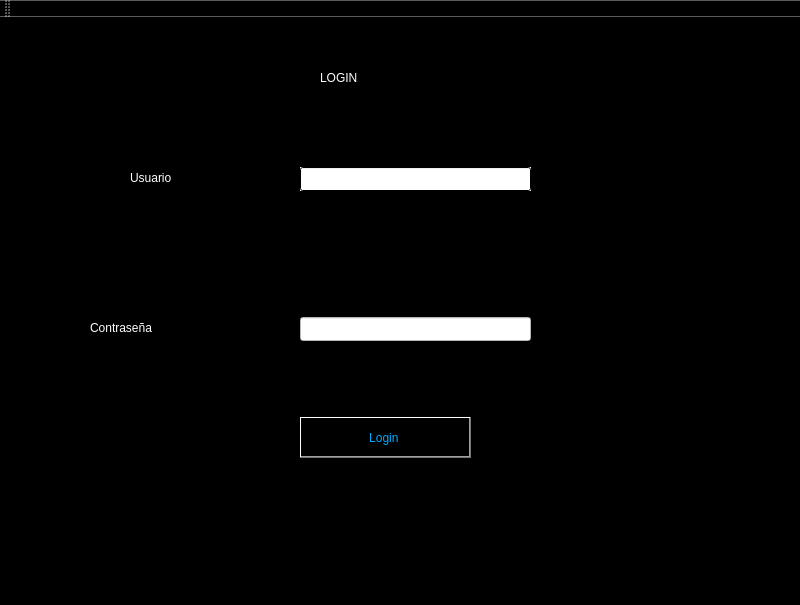
<?xml version="1.0" encoding="UTF-8"?>
<ui version="4.0">
 <class>MainWindow</class>
 <widget class="QMainWindow" name="MainWindow">
  <property name="geometry">
   <rect>
    <x>0</x>
    <y>0</y>
    <width>800</width>
    <height>605</height>
   </rect>
  </property>
  <property name="windowTitle">
   <string>MainWindow</string>
  </property>
  <property name="styleSheet">
   <string notr="true">background-color: qlineargradient(spread:pad, x1:1, y1:1, x2:1, y2:1, stop:1 rgba(0, 0, 0, 255));</string>
  </property>
  <widget class="QWidget" name="centralwidget">
   <widget class="QPushButton" name="Btn_login">
    <property name="geometry">
     <rect>
      <x>300</x>
      <y>400</y>
      <width>171</width>
      <height>41</height>
     </rect>
    </property>
    <property name="styleSheet">
     <string notr="true">font: 9pt &quot;Permanent Marker&quot;;
color:rgb(0, 170, 255);
border-color: qlineargradient(spread:pad, x1:0, y1:0, x2:0.039, y2:0, stop:0 rgba(0, 0, 0, 255), stop:1 rgba(255, 255, 255, 255));</string>
    </property>
    <property name="text">
     <string>Login </string>
    </property>
   </widget>
   <widget class="QLineEdit" name="txtuser">
    <property name="geometry">
     <rect>
      <x>300</x>
      <y>150</y>
      <width>231</width>
      <height>24</height>
     </rect>
    </property>
    <property name="styleSheet">
     <string notr="true">background-color: qlineargradient(spread:pad, x1:1, y1:1, x2:1, y2:0.977273, stop:0 rgba(0, 0, 0, 255), stop:1 rgba(255, 255, 255, 255));</string>
    </property>
    <property name="text">
     <string/>
    </property>
   </widget>
   <widget class="QLineEdit" name="txtpass">
    <property name="geometry">
     <rect>
      <x>300</x>
      <y>300</y>
      <width>231</width>
      <height>24</height>
     </rect>
    </property>
    <property name="styleSheet">
     <string notr="true">background-color:white;</string>
    </property>
   </widget>
   <widget class="QLabel" name="label">
    <property name="geometry">
     <rect>
      <x>130</x>
      <y>140</y>
      <width>161</width>
      <height>41</height>
     </rect>
    </property>
    <property name="styleSheet">
     <string notr="true">color :white;
font: 28pt &quot;Permanent Marker&quot;;</string>
    </property>
    <property name="text">
     <string>Usuario</string>
    </property>
    <property name="scaledContents">
     <bool>false</bool>
    </property>
   </widget>
   <widget class="QLabel" name="label_2">
    <property name="geometry">
     <rect>
      <x>90</x>
      <y>290</y>
      <width>201</width>
      <height>41</height>
     </rect>
    </property>
    <property name="styleSheet">
     <string notr="true">color :white;
font: 28pt &quot;Permanent Marker&quot;;</string>
    </property>
    <property name="text">
     <string>Contraseña</string>
    </property>
    <property name="scaledContents">
     <bool>false</bool>
    </property>
   </widget>
   <widget class="QLabel" name="label_3">
    <property name="geometry">
     <rect>
      <x>320</x>
      <y>40</y>
      <width>161</width>
      <height>41</height>
     </rect>
    </property>
    <property name="styleSheet">
     <string notr="true">color :white;
font: 28pt &quot;Permanent Marker&quot;;</string>
    </property>
    <property name="text">
     <string>LOGIN</string>
    </property>
    <property name="scaledContents">
     <bool>false</bool>
    </property>
   </widget>
  </widget>
  <widget class="QMenuBar" name="menubar">
   <property name="geometry">
    <rect>
     <x>0</x>
     <y>0</y>
     <width>800</width>
     <height>21</height>
    </rect>
   </property>
  </widget>
  <widget class="QStatusBar" name="statusbar"/>
  <widget class="QToolBar" name="toolBar">
   <property name="windowTitle">
    <string>toolBar</string>
   </property>
   <attribute name="toolBarArea">
    <enum>TopToolBarArea</enum>
   </attribute>
   <attribute name="toolBarBreak">
    <bool>false</bool>
   </attribute>
  </widget>
 </widget>
 <resources/>
 <connections/>
</ui>
